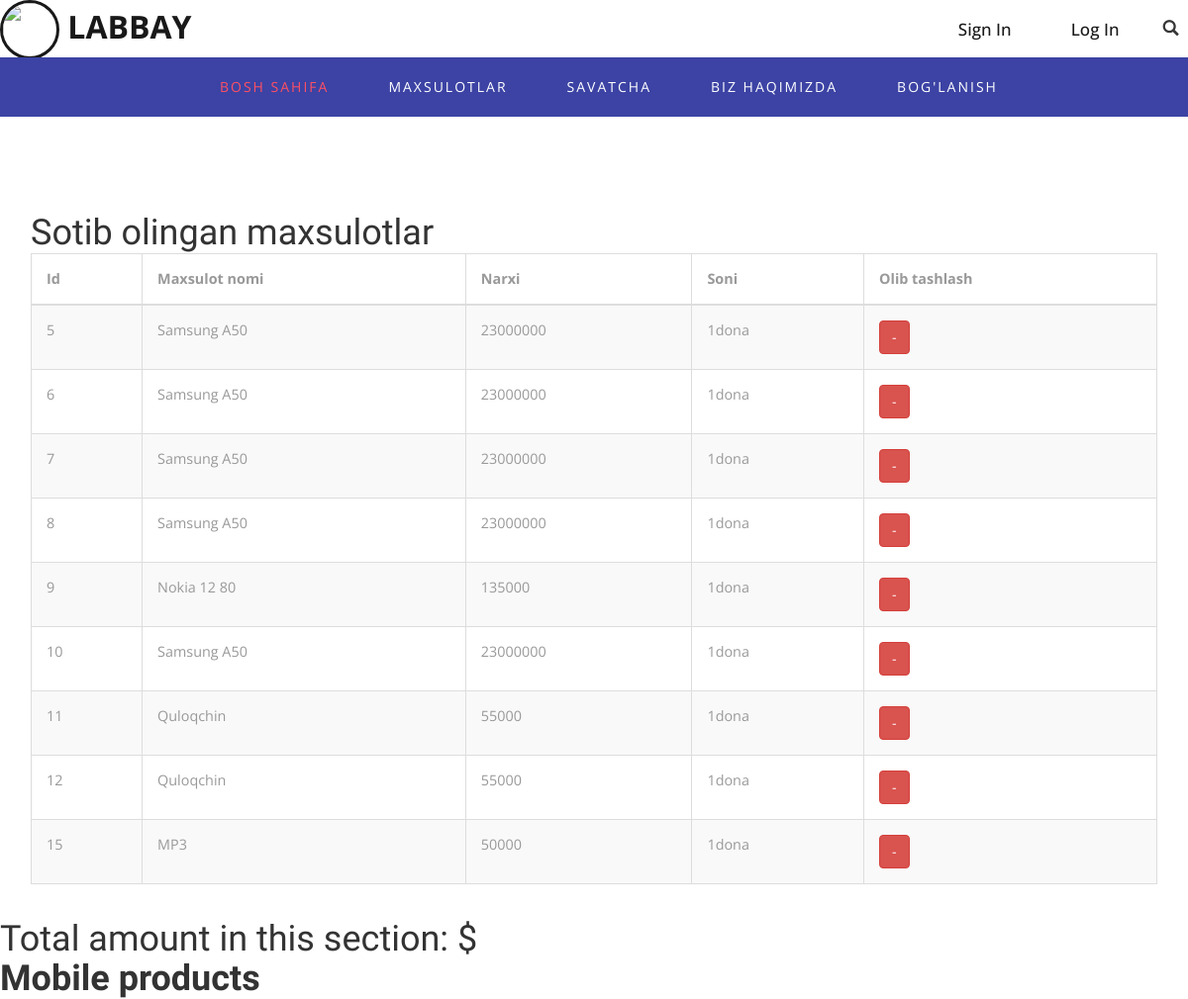
/savatcha/ (signed in), run on the app's committed database.
### Myfiles/models.py (models this page shows)
class Sotib_olingan_maxsulotlar(models.Model):
    nomi = models.CharField(max_length=30)
    narxi = models.IntegerField()
    miqdori = models.IntegerField()
    mijoz_username = models.CharField(max_length=20)
    mijoz_id = models.IntegerField()

### Myfiles/views.py (the view)
# urls.py: path('savatcha/',korzinka,name='korzinka'),
def korzinka(request):
    user_id = request.user.id
    basket = Sotib_olingan_maxsulotlar.objects.filter(mijoz_id = user_id)
    return render(request,'korzinka.html',{'basket':basket})

### Templates/korzinka.html (shortened to what this page needs)
<!DOCTYPE html>
<html lang="en">
<head>
  	{% load static %}
<link href="{% static 'css/bootstrap.css' %}" rel="stylesheet" type="text/css" media="all" />
<link href="{% static 'css/style.css' %}" rel="stylesheet" type="text/css" media="all" />
<link href="{% static 'css/fasthover.css' %}" rel="stylesheet" type="text/css" media="all" />
<link href="{% static 'css/popuo-box.css' %}" rel="stylesheet" type="text/css" media="all" />
<link href="{% static 'css/font-awesome.css' %}" rel="stylesheet">
<link rel="stylesheet" href="{% static 'css/jquery.countdown.css' %}" />
</head>
<body>
<header>
        <a href="#" class="brand"><img src="{% static './images/logo1.jpg'% }" alt=""/><span> LABBAY</span></a>
        <div class="navigation1">
            <a class="btn signIn">Sign In</a>
			<a class=" btn logIn">Log In</a>
			<div class="search">
				<label class="icon-search" for="search_box"><span class="glyphicon glyphicon-search" aria-hidden="true"></span></label>
			</div>
        </div>
	</header>
<div class="navigation">
		<div class="">
			<nav class="navbar navbar-default">
				<div class="collapse navbar-collapse" id="bs-megadropdown-tabs">
					<ul class="nav navbar-nav">
						<li><a href="{% url 'index' %}"class="act">Bosh Sahifa</a></li>
						<li>
							<a href="{% url 'maxsulotlar' %}">Maxsulotlar</a>
						</li>
						<li>
							<a href="{% url 'korzinka' %}" >Savatcha</a>
						</li>
						<li><a href="{% url 'about' %}">Biz Haqimizda</a></li>
						<li><a href="{% url 'boglansh' %}">Bog'lanish</a></li>
					</ul>
				</div>
			</nav>
		</div>
	</div>
<div class="container">
 <div class="table-header">
	 <h1>Sotib olingan maxsulotlar</h1>
 </div>
  <table class="table table-striped table-bordered table-hover">
    <thead>
      <tr>
        <th>Id</th>
        <th>Maxsulot nomi</th>
        <th>Narxi</th>
        <th>Soni</th>
		  <th>Olib tashlash</th>
      </tr>
    </thead>
    <tbody>
	{% for maxx in basket %}
      <tr>
        <td>{{maxx.id}}</td>
        <td>{{maxx.nomi}}</td>
        <td>{{maxx.narxi}}</td>
        <td>{{maxx.miqdori}}dona</td>
        <td><a href="{% url 'deletee' maxx.id %}" class="btn btn-danger">-</a></td>
      </tr>
	{% endfor %}
    </tbody>
  </table>
</div>
<h1> Total amount in this section: ${{narx2}}</h1>
<h1><b style="text-align: centre ">Mobile products</b></h1>
</body>
</html>

### data on the page
Sotib_olingan_maxsulotlar: id "5", nomi "Samsung A50", narxi "23000000", miqdori "1"
Sotib_olingan_maxsulotlar: id "6", nomi "Samsung A50", narxi "23000000", miqdori "1"
Sotib_olingan_maxsulotlar: id "7", nomi "Samsung A50", narxi "23000000", miqdori "1"
Sotib_olingan_maxsulotlar: id "8", nomi "Samsung A50", narxi "23000000", miqdori "1"
Sotib_olingan_maxsulotlar: id "9", nomi "Nokia 12 80", narxi "135000", miqdori "1"
Sotib_olingan_maxsulotlar: id "10", nomi "Samsung A50", narxi "23000000", miqdori "1"
Sotib_olingan_maxsulotlar: id "11", nomi "Quloqchin", narxi "55000", miqdori "1"
Sotib_olingan_maxsulotlar: id "12", nomi "Quloqchin", narxi "55000", miqdori "1"
Sotib_olingan_maxsulotlar: id "15", nomi "MP3", narxi "50000", miqdori "1"
